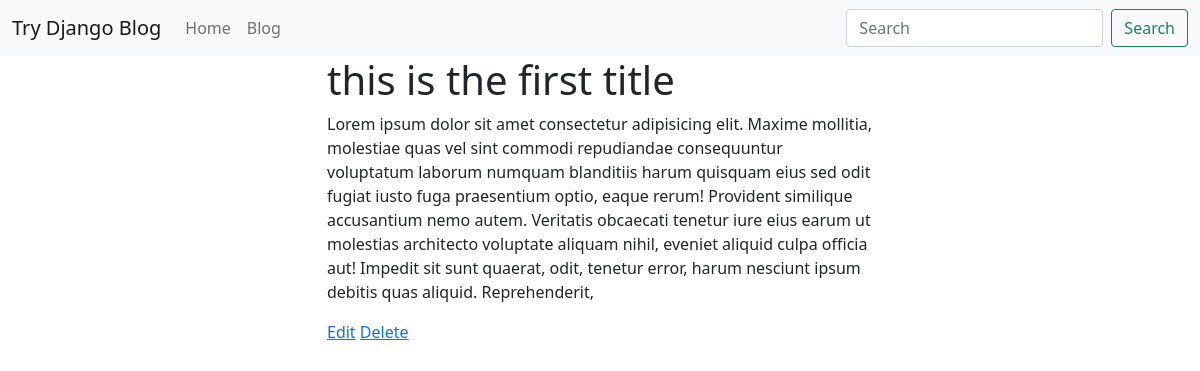
The app's page /blog/this-is-myslug3/ (signed in) with its own data.
### blog/models.py (models this page shows, shortened)
class BlogPost(models.Model):
  user = models.ForeignKey(User,default=1, null=True, on_delete=models.SET_NULL)
  title = models.CharField(max_length=200)
  slug = models.SlugField(unique=True)
  content = models.TextField(blank=True, null=True)
  def get_edit_url(self):
    return f"/blog/{self.slug}/edit"
  def get_delete_url(self):
    return f"/blog/{self.slug}/delete"

### blog/views.py (the view)
# urls.py: path('<str:slug>/', blog_post_detail_view),
def blog_post_detail_view(request, slug):
  obj = get_object_or_404(BlogPost, slug=slug)
  template_name = "blog/detail.html"
  context = {"object": obj}
  return render(request, template_name, context)

### blog/templates/blog/detail.html (shortened to what this page needs)
{% extends "base.html" %}
{% block content %}
  <h1>{{ object.title }}</h1>
  <p>{{ object.content }}</p>
  {% if request.user.is_authenticated %}
      {% if request.user.is_staff %}
      <a href="{{object.get_edit_url}}">Edit</a>
      <a href="{{object.get_delete_url}}">Delete</a>
      {% endif %}
  {% endif %}
{% endblock %}

### records on screen
BlogPost: title "this is the first title", content "Lorem ipsum dolor sit amet consectetur adipisicing elit. Maxime mollitia, molestiae quas vel sint commodi repudiandae consequuntur voluptatum laborum numquam blanditiis harum quisquam eius sed odit fugiat iusto fuga praesentium optio, eaque rerum! Provident similique accusantium nemo autem. Veritatis obcaecati tenetur iure eius earum ut molestias architecto voluptate aliquam nihil, eveniet aliquid culpa officia aut! Impedit sit sunt quaerat, odit, tenetur error, harum nesciunt ipsum debitis quas aliquid. Reprehenderit,"
